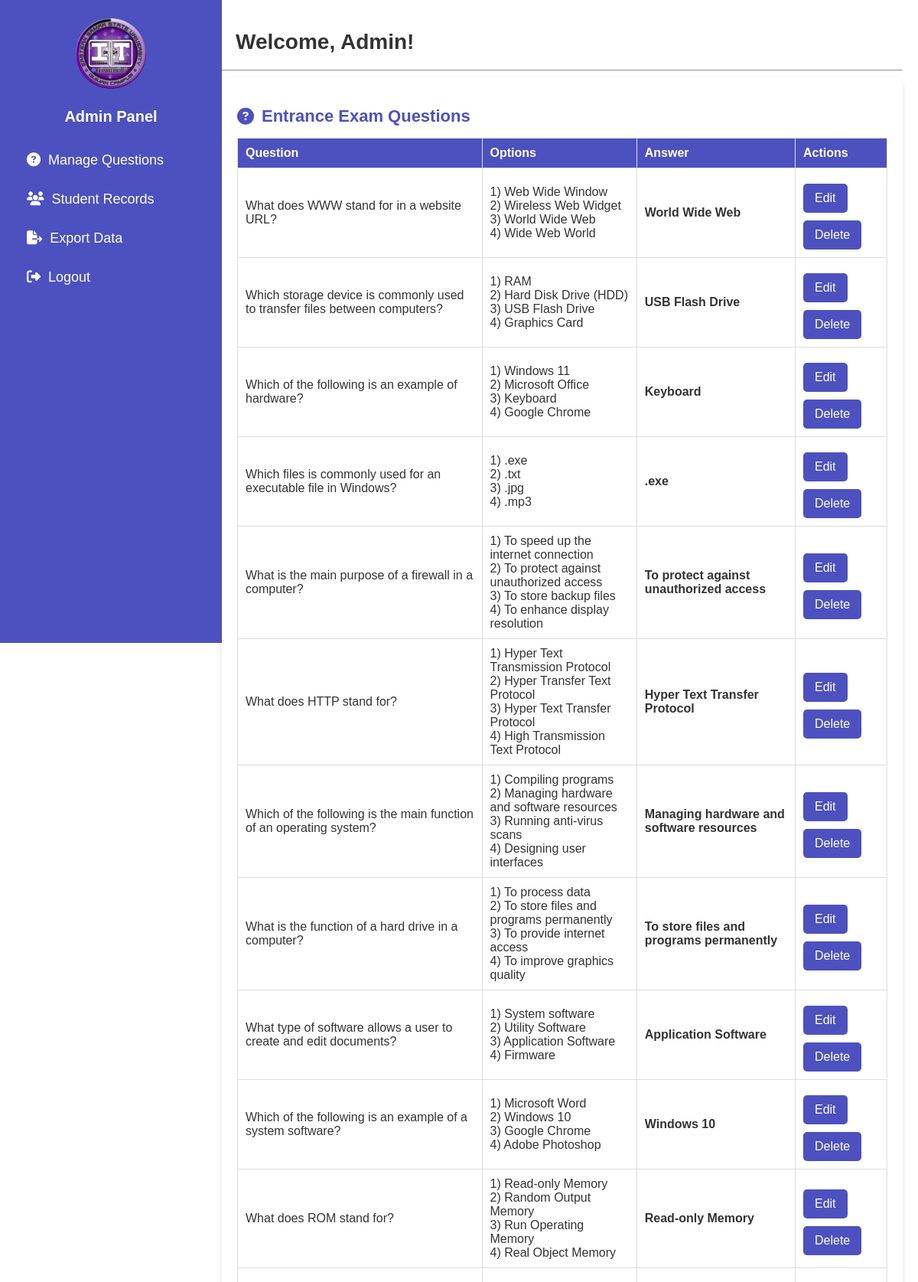
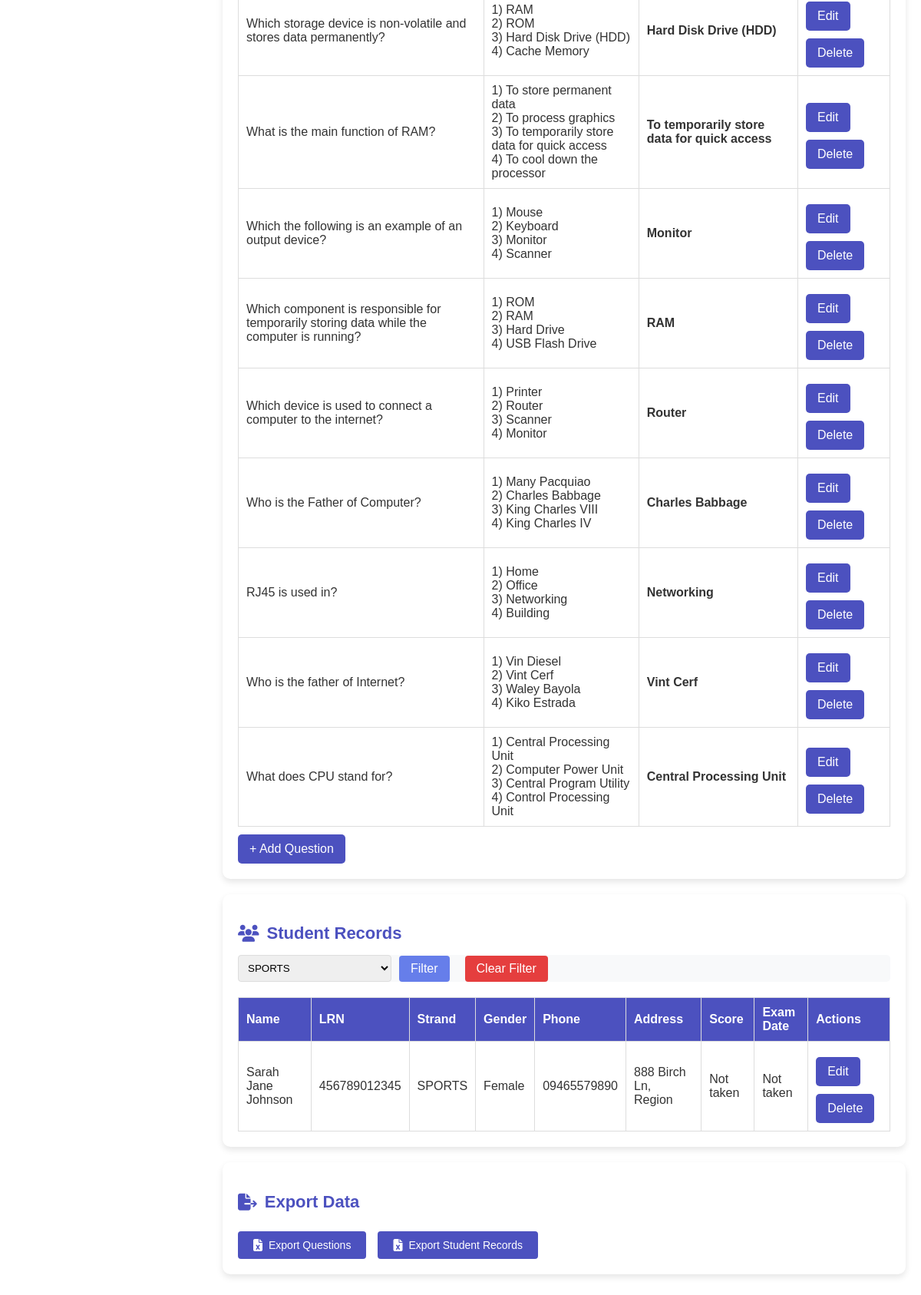
The page /admin-dashboard.php?strand_filter=SPORTS on the database its author committed (2 pictures, top to bottom).
### tables this page shows
CREATE TABLE `admin_quiz` (
  `id` int(11) NOT NULL,
  `question` text NOT NULL,
  `option1` varchar(255) NOT NULL,
  `option2` varchar(255) NOT NULL,
  `option3` varchar(255) NOT NULL,
  `option4` varchar(255) NOT NULL,
  `answer` varchar(255) NOT NULL,
  `created_at` timestamp NOT NULL DEFAULT current_timestamp()
);

CREATE TABLE `student` (
  `id` int(11) NOT NULL,
  `first_name` varchar(50) NOT NULL,
  `middle_name` varchar(50) DEFAULT NULL,
  `last_name` varchar(50) NOT NULL,
  `suffix` varchar(10) DEFAULT NULL,
  `lrn` varchar(12) NOT NULL,
  `strand` enum(
    'STEM',
    'HUMSS',
    'Automotive',
    'ICT',
    'GAS',
    'ABM',
    'TVL',
    'SPORTS',
    'ARTS & DESIGN'
  ) NOT NULL,
  `phone` varchar(11) NOT NULL,
  `gender` enum('Male', 'Female') NOT NULL,
  `address` varchar(255) NOT NULL,
  `score` int(11) DEFAULT NULL,
  `exam_date` timestamp NULL DEFAULT NULL
);

### admin-dashboard.php (the view, shortened to what this page needs)
<!DOCTYPE html>
<html lang="en">
<head>
    <link rel="stylesheet" href="assets/admin-dashboard1.css">
    <link rel="stylesheet" href="assets/admin-dashboard-modal.css">
</head>
<body>
    <div class="sidebar">
        <div class="logo">
            <img src="images/IT.png" alt="Logo">
            <h2>Admin Panel</h2>
        </div>
        <ul>
            <li><a href="#questions"><i class="fas fa-question-circle"></i> Manage Questions</a></li>
            <li><a href="#records"><i class="fas fa-users"></i> Student Records</a></li>
            <li><a href="#export"><i class="fas fa-file-export"></i> Export Data</a></li>
            <li><a href="logout.php"><i class="fas fa-sign-out-alt"></i> Logout</a></li>
        </ul>
    </div>
    <div class="main-content">
        <h1 style="margin-left: 18px;">Welcome, Admin!</h1>
        <hr>
        <section id="questions" class="card">
            <h2><i class="fas fa-question-circle"></i> Entrance Exam Questions</h2>
            <table>
                <thead>
                    <tr>
                        <th>Question</th>
                        <th>Options</th>
                        <th>Answer</th>
                        <th>Actions</th>
                    </tr>
                </thead>
                <tbody>
                    <?php
                    include 'classes/connection.php';
                    $sql = "SELECT * FROM admin_quiz ORDER BY created_at DESC";
                    $result = $conn->query($sql);
                    if($result->num_rows > 0) {
                        while ($row = $result->fetch_assoc()) {
                            echo "<tr>";
                            echo "<td>" . htmlspecialchars($row['question']) . "</td>";
                            echo "<td>";
                            echo "1) " . htmlspecialchars($row['option1']) . "<br>";
                            echo "2) " . htmlspecialchars($row['option2']) . "<br>";
                            echo "3) " . htmlspecialchars($row['option3']) . "<br>";
                            echo "4) " . htmlspecialchars($row['option4']) . "<br>";
                            echo "</td>";
                            echo "<td><strong>" . ucfirst(str_replace("option", "Option ", $row['answer'])) . "</strong></td>";
                            echo "<td>
                            <form action='edit-question.php' method='GET' style='display:inline;'>
                                <input type='hidden' name='id' value='" . $row['id'] . "'>
                                <button type='submit' class='edit-btn'>Edit</button>
                            </form>
                            <button class='delete-btn' data-id='" . $row['id'] . "'>Delete</button>
                            </td>";
                            echo "</tr>";
                        }
                    } else {
                        echo "<tr><td colspan= '4'>No questions added yet.</td></tr>";
                    }
                    ?>
                </tbody>
            </table>
            <button id="add-question">+ Add Question</button>
        </section>
        <section id="records" class="card">
            <h2><i class="fas fa-users"></i> Student Records</h2>
            <div class="filter-section">
                <form method="GET" action="admin-dashboard.php#records" class="filter-form">
                    <select name="strand_filter" id="strand_filter">
                        <option value="SPORTS" <?php echo (isset($_GET['strand_filter']) && $_GET['strand_filter'] === 'SPORTS') ? 'selected' : ''; ?>>SPORTS</option>
                    </select>
                    <button type="submit" class="filter-btn">Filter</button>
                    <?php if(isset($_GET['strand_filter']) && !empty($_GET['strand_filter'])): ?>
                        <a href="admin-dashboard.php#records" class="clear-filter">Clear Filter</a>
                    <?php endif; ?>
                </form>
            </div>
            <table>
                <thead>
                    <tr>
                        <th>Name</th>
                        <th>LRN</th>
                        <th>Strand</th>
                        <th>Gender</th>
                        <th>Phone</th>
                        <th>Address</th>
                        <th>Score</th>
                        <th>Exam Date</th>
                        <th>Actions</th>
                    </tr>
                </thead>
                <tbody>
                    <?php
                    include 'classes/connection.php';
                    $sql = "SELECT * FROM student";
                    if(isset($_GET['strand_filter']) && !empty($_GET['strand_filter'])) {
                        $strand = $conn->real_escape_string($_GET['strand_filter']);
                        $sql .= " WHERE strand = '$strand'";
                    }
                    $sql .= " ORDER BY exam_date DESC";
                    $result = $conn->query($sql);
                    if($result->num_rows > 0) {
                        while ($row = $result->fetch_assoc()) {
                            echo "<tr>";
                            $fullName = trim($row['first_name'] . ' ' . $row['middle_name'] . ' ' . $row['last_name'] . ' ' . $row['suffix']);
                            echo "<td>" . htmlspecialchars($fullName) . "</td>";
                            echo "<td>" . htmlspecialchars($row['lrn']) . "</td>";
                            echo "<td>" . htmlspecialchars($row['strand']) . "</td>";
                            echo "<td>" . htmlspecialchars($row['gender']) . "</td>";
                            echo "<td>" . htmlspecialchars($row['phone']) . "</td>";
                            echo "<td>" . htmlspecialchars($row['address']) . "</td>";
                            echo "<td>" . ($row['score'] !== null ? $row['score'] : 'Not taken') . "</td>";
                            echo "<td>" . ($row['exam_date'] !== null ? date('M d, Y h:i A', strtotime($row['exam_date'])) : 'Not taken') . "</td>";
                            echo "<td>
                            <form action='edit-student.php' method='GET' style='display:inline;'>
                                <input type='hidden' name='id' value='" . $row['id'] . "'>
                                <button type='submit' class='edit-btn'>Edit</button>
                            </form>
                            <button class='delete-btn' data-id='" . $row['id'] . "'>Delete</button>
                            </td>";
                            echo "</tr>";
                        }
                    } else {
                        echo "<tr><td colspan='9'>No student records found.</td></tr>";
                    }
                    ?>
                </tbody>
            </table>
        </section>
        <section id="export" class="card">
            <h2><i class="fas fa-file-export"></i> Export Data</h2>
            <div class="export-buttons">
                <button id="export-questions" onclick="window.location.href='export_questions.php'">
                    <i class="fas fa-file-excel"></i> Export Questions
                </button>
                <button id="export-students" onclick="window.location.href='export_students.php'">
                    <i class="fas fa-file-excel"></i> Export Student Records
                </button>
            </div>
        </section>
    </div>
</body>
</html>

### assets/admin-dashboard1.css (style rules this page uses)
body { font-family: Arial, sans-serif; background-color: white; color: #333; margin: 0; display: flex; }
.sidebar { width: 250px; height: 100vh; background: #4c51bf; color: white; padding: 20px; position: fixed; }
.sidebar .logo { text-align: center; margin-bottom: 20px; }
.sidebar .logo img { width: 100px; border-radius: 50%; }
.sidebar h2 { font-size: 20px; text-align: center; }
.sidebar ul { list-style: none; padding: 0; }
.sidebar ul li { padding: 15px; text-align: left; cursor: pointer; transition: 0.3s; }
.sidebar ul li a { text-decoration: none; color: white; font-size: 18px; display: flex; align-items: center; }
.sidebar ul li i { margin-right: 10px; }
.main-content { margin-left: 270px; padding: 20px; flex: 1; background: white; }
.main-content h1 { font-size: 28px; margin-bottom: 20px; color: #333; }
.card { background: white; padding: 20px; margin-bottom: 20px; border-radius: 10px; box-shadow: 0 4px 8px rgba(0, 0, 0, 0.1); transition: 0.3s; }
.card h2 { font-size: 22px; margin-bottom: 15px; display: flex; align-items: center; color: #4c51bf; }
.card h2 i { margin-right: 10px; }
table { width: 100%; border-collapse: collapse; margin-top: 10px; background: white; }
table th, table td { border: 1px solid #ddd; padding: 10px; text-align: left; }
table th { background: #4c51bf; color: white; }
button { background: #4c51bf; color: white; border: none; padding: 10px 15px; cursor: pointer; font-size: 16px; transition: 0.3s; border-radius: 5px; margin-top: 10px; }
.filter-section { margin-bottom: 20px; background-color: #f8f9fa; border-radius: 5px; }
.filter-form { display: flex; align-items: center; gap: 10px; }
#strand_filter { padding: 8px; border: 1px solid #ddd; border-radius: 4px; min-width: 200px; }
.filter-btn { padding: 8px 15px; background-color: #667eea; color: white; border: none; border-radius: 4px; cursor: pointer; margin: 0; }
.clear-filter { padding: 8px 15px; background-color: #e53e3e; color: white; text-decoration: none; border-radius: 4px; margin-left: 10px; }
.export-buttons { display: flex; gap: 15px; margin-top: 15px; }
#export-questions, #export-students { padding: 10px 20px; background-color: #4c51bf; color: white; border: none; border-radius: 4px; cursor: pointer; display: flex; align-items: center; gap: 8px; font-size: 14px; transition: 0.3s; }
#export-questions i, #export-students i { font-size: 16px; }

### rows shown on the page
admin_quiz: question "What does WWW stand for in a website URL?", option1 "Web Wide Window", option2 "Wireless Web Widget", option3 "World Wide Web", option4 "Wide Web World", answer "World Wide Web"
admin_quiz: question "Which storage device is commonly used to transfer files between computers?", option1 "RAM", option2 "Hard Disk Drive (HDD)", option3 "USB Flash Drive", option4 "Graphics Card", answer "USB Flash Drive"
admin_quiz: question "Which of the following is an example of hardware?", option1 "Windows 11", option2 "Microsoft Office", option3 "Keyboard", option4 "Google Chrome", answer "Keyboard"
admin_quiz: question "Which files is commonly used for an executable file in Windows?", option1 ".exe", option2 ".txt", option3 ".jpg", option4 ".mp3", answer ".exe"
admin_quiz: question "What is the main purpose of a firewall in a computer?", option1 "To speed up the internet connection", option2 "To protect against unauthorized access", option3 "To store backup files", option4 "To enhance display resolution", answer "To protect against unauthorized access"
admin_quiz: question "What does HTTP stand for?", option1 "Hyper Text Transmission Protocol", option2 "Hyper Transfer Text Protocol", option3 "Hyper Text Transfer Protocol", option4 "High Transmission Text Protocol", answer "Hyper Text Transfer Protocol"
admin_quiz: question "Which of the following is the main function of an operating system?", option1 "Compiling programs", option2 "Managing hardware and software resources", option3 "Running anti-virus scans", option4 "Designing user interfaces", answer "Managing hardware and software resources"
admin_quiz: question "What is the function of a hard drive in a computer?", option1 "To process data", option2 "To store files and programs permanently", option3 "To provide internet access", option4 "To improve graphics quality", answer "To store files and programs permanently"
admin_quiz: question "What type of software allows a user to create and edit documents?", option1 "System software", option2 "Utility Software", option3 "Application Software", option4 "Firmware", answer "Application Software"
admin_quiz: question "Which of the following is an example of a system software?", option1 "Microsoft Word", option2 "Windows 10", option3 "Google Chrome", option4 "Adobe Photoshop", answer "Windows 10"
admin_quiz: question "What does ROM stand for?", option1 "Read-only Memory", option2 "Random Output Memory", option3 "Run Operating Memory", option4 "Real Object Memory", answer "Read-only Memory"
admin_quiz: question "Which storage device is non-volatile and stores data permanently?", option1 "RAM", option2 "ROM", option3 "Hard Disk Drive (HDD)", option4 "Cache Memory", answer "Hard Disk Drive (HDD)"
admin_quiz: question "What is the main function of RAM?", option1 "To store permanent data", option2 "To process graphics", option3 "To temporarily store data for quick access", option4 "To cool down the processor", answer "To temporarily store data for quick access"
admin_quiz: question "Which the following is an example of an output device?", option1 "Mouse", option2 "Keyboard", option3 "Monitor", option4 "Scanner", answer "Monitor"
admin_quiz: question "Which component is responsible for temporarily storing data while the computer is running?", option1 "ROM", option2 "RAM", option3 "Hard Drive", option4 "USB Flash Drive", answer "RAM"
admin_quiz: question "Which device is used to connect a computer to the internet?", option1 "Printer", option2 "Router", option3 "Scanner", option4 "Monitor", answer "Router"
admin_quiz: question "Who is the Father of Computer?", option1 "Many Pacquiao", option2 "Charles Babbage", option3 "King Charles VIII", option4 "King Charles IV", answer "Charles Babbage"
admin_quiz: question "RJ45 is used in?", option1 "Home", option2 "Office", option3 "Networking", option4 "Building", answer "Networking"
admin_quiz: question "Who is the father of Internet?", option1 "Vin Diesel", option2 "Vint Cerf", option3 "Waley Bayola", option4 "Kiko Estrada", answer "Vint Cerf"
admin_quiz: question "What does CPU stand for?", option1 "Central Processing Unit", option2 "Computer Power Unit", option3 "Central Program Utility", option4 "Control Processing Unit", answer "Central Processing Unit"
student: fullName "Sarah Jane Johnson", lrn "456789012345", strand "SPORTS", gender "Female", phone "09465579890", address "888 Birch Ln, Region", shows "Not taken"
